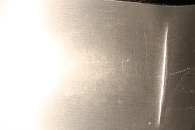
#> input picture img1.jpg, 195 x 130 px, given as the content of the folder ome/aru/phd/objective1/thesis/chapter5/dataset2/central/good, which was not available
$ python createtiles.py
#> lines starting #> are read from the running program, lines starting #| are printed output that depends on the picture; pictures that were not available may be replaced by others from this repository, and a replacement may not be noted
import glob
import cv2
import random
import os


for img_path in glob.glob("/home/aru/phd/objective1/thesis/chapter5/dataset2/central/good/*.jpg"):
    fname = os.path.basename(img_path).split(".")[0]
    img = cv2.imread(img_path)
#> img is the input picture: shape (130, 195, 3); mean B, G, R 165.8, 177.3, 186.9
    if img.shape==(130,195,3):
        tile_size = 87
    elif img.shape==(190,245,3):
        tile_size = 109
    elif img.shape==(250,320,3):
        tile_size = 142

    for i in range(10,20):
        start0 = random.randint(0,img.shape[0]-tile_size-1)
        start1 = random.randint(0,img.shape[1]-tile_size-1)
        tile = img[start0:start0+tile_size,start1:start1+tile_size]
        assert tile.shape==(tile_size,tile_size,3)
        cv2.imwrite(f"/home/aru/phd/objective1/thesis/chapter5/dataset2/tiles/good/{fname}_{i}.jpg", tile)
#> this loop made 10 passes
#> pass 1, `tile = img[start0:start0+tile_size,start1:start1+tile_size]`:
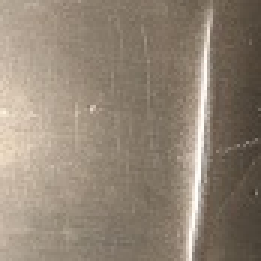
#> tile: shape (87, 87, 3) (shown 3 times larger); mean B, G, R 116.4, 131.9, 145.3
#> pass 2, `tile = img[start0:start0+tile_size,start1:start1+tile_size]`:
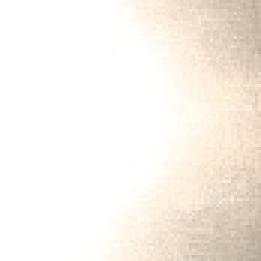
#> tile: shape (87, 87, 3) (shown 3 times larger); mean B, G, R 235, 242.5, 248.4
#> pass 3, `tile = img[start0:start0+tile_size,start1:start1+tile_size]`:
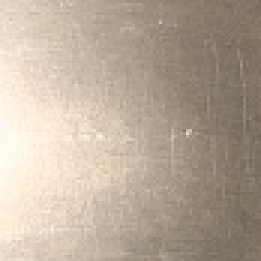
#> tile: shape (87, 87, 3) (shown 3 times larger); mean B, G, R 153.4, 170.6, 185.4


# [20 lines of commented-out code are left out]
